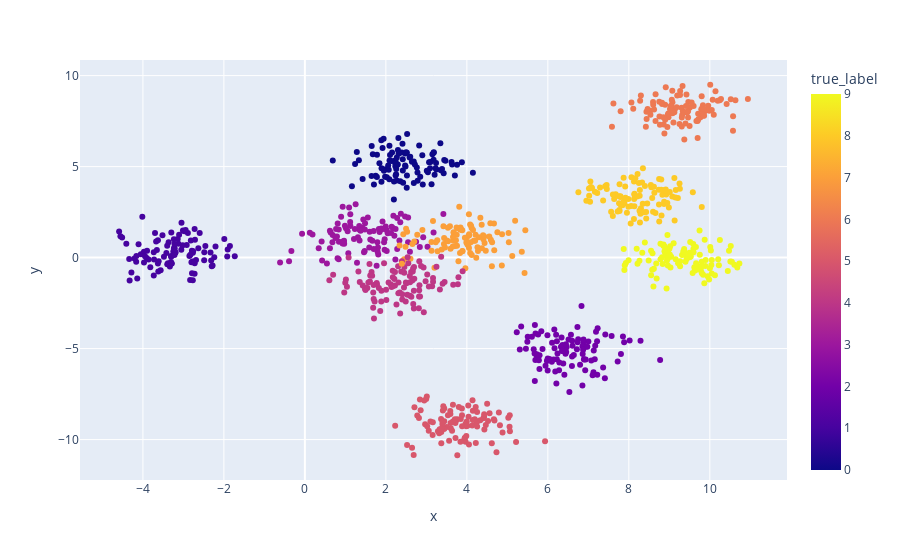

The cell this chart's notebook holds for it:
### Code cell
import plotly.express as px
px.scatter(df, x='x', y='y', color='true_label').show()

### Figure 1 — Plotly figure (JSON) as saved in the notebook; plotly's stock layout.template omitted (floating-point values rounded to 4 significant figures; data arrays with more than 128 entries replaced by an {"elided": "..."} marker saying what was removed)
{"data": [{"hovertemplate": "x=%{x}<br>y=%{y}<br>true_label=%{marker.color}<extra></extra>", "legendgroup": "", "marker": {"color": {"elided": "1000 int values"}, "coloraxis": "coloraxis", "symbol": "circle"}, "mode": "markers", "name": "", "showlegend": false, "type": "scatter", "x": {"elided": "1000 float values"}, "xaxis": "x", "y": {"elided": "1000 float values"}, "yaxis": "y"}], "layout": {"coloraxis": {"colorbar": {"title": {"text": "true_label"}}, "colorscale": [[0, "#0d0887"], [0.1111, "#46039f"], [0.2222, "#7201a8"], [0.3333, "#9c179e"], [0.4444, "#bd3786"], [0.5556, "#d8576b"], [0.6667, "#ed7953"], [0.7778, "#fb9f3a"], [0.8889, "#fdca26"], [1, "#f0f921"]]}, "legend": {"tracegroupgap": 0}, "margin": {"t": 60}, "xaxis": {"anchor": "y", "domain": [0, 1], "title": {"text": "x"}}, "yaxis": {"anchor": "x", "domain": [0, 1], "title": {"text": "y"}}}}
